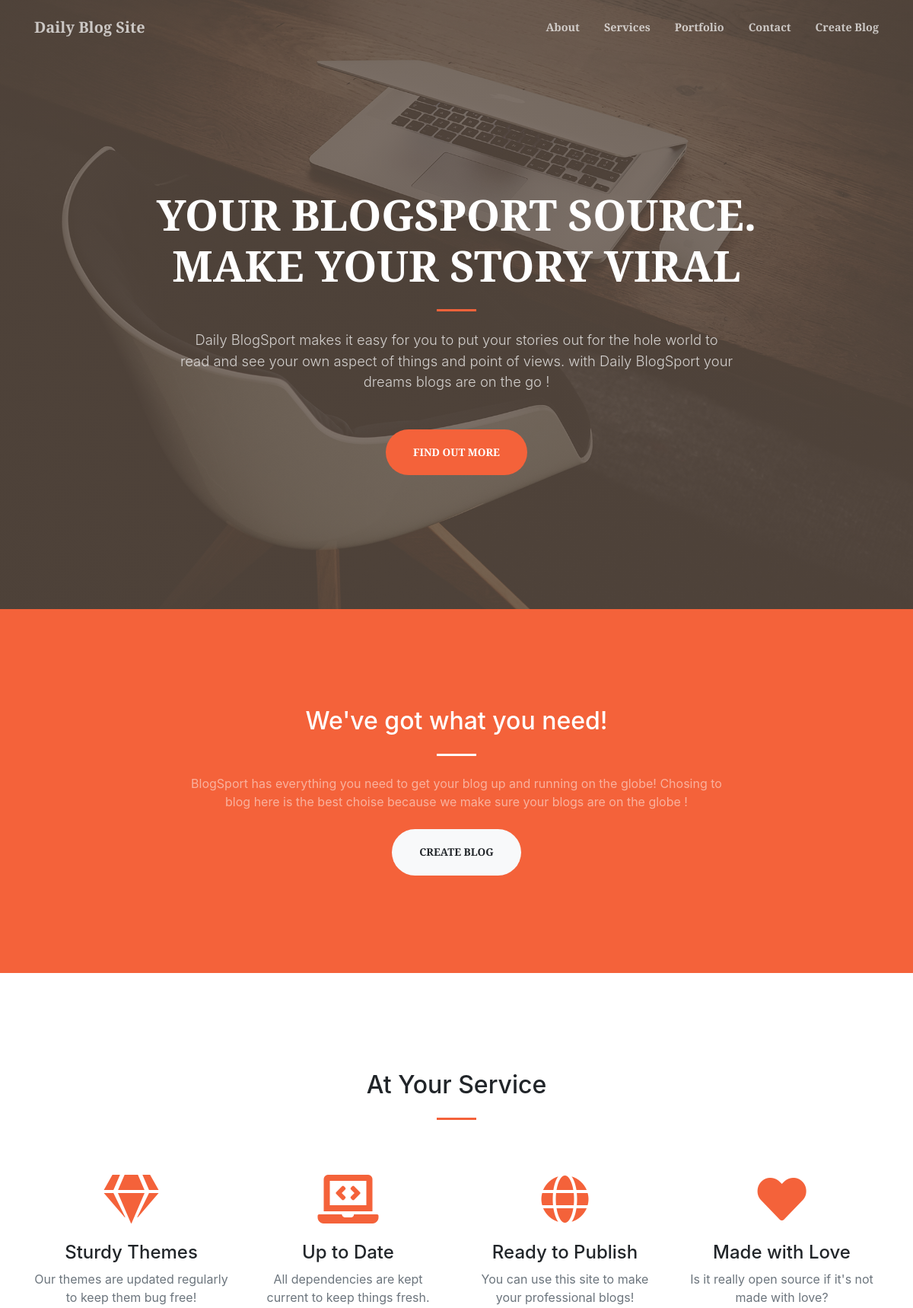
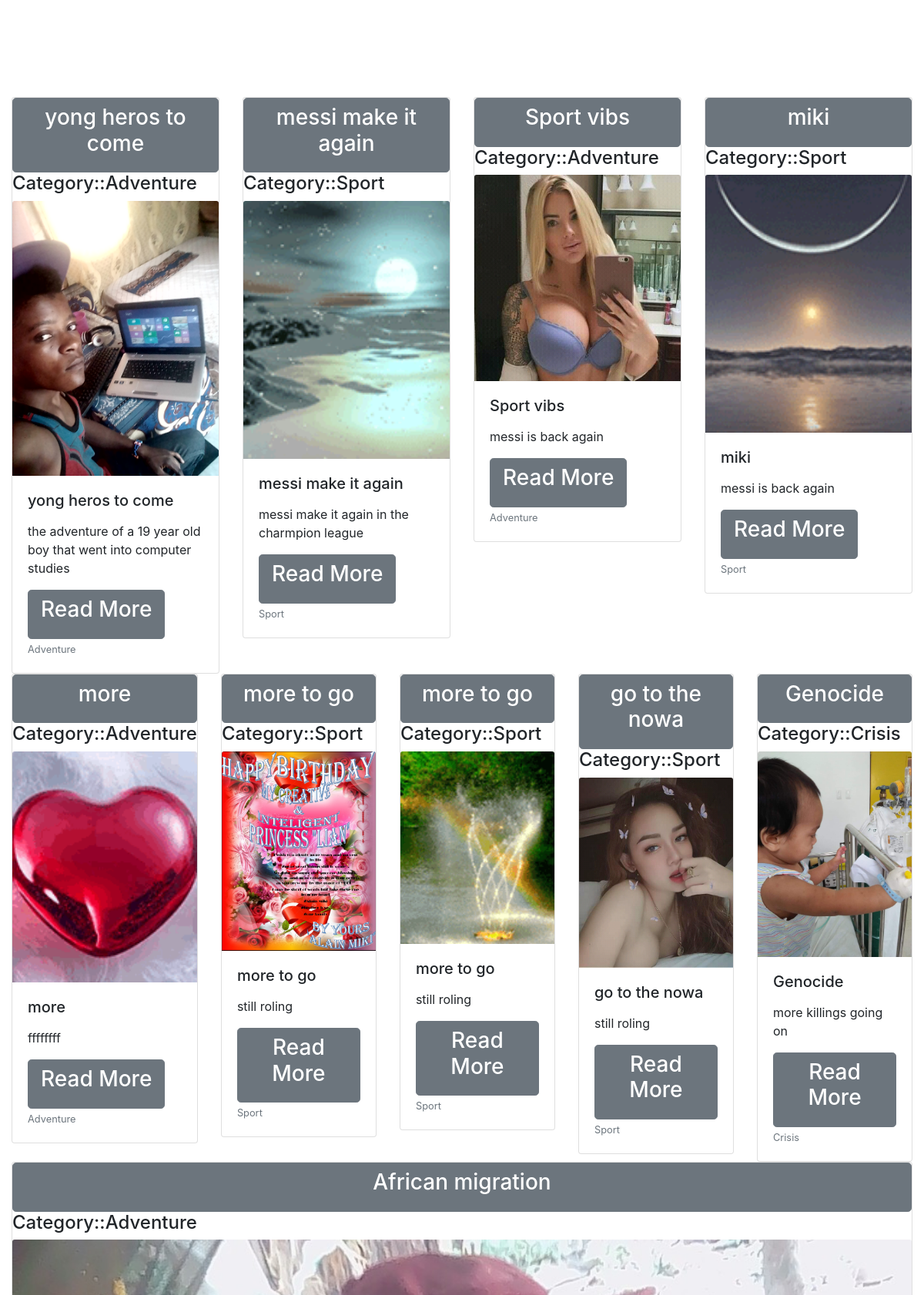
The page / (upper part) on the database its author committed (2 pictures, top to bottom).
### blog/models.py (models this page shows, shortened)
class Article(models.Model):
    reporter=models.CharField(max_length=100)
    category=models.CharField(max_length=100)
    title=models.CharField(max_length=45)
    headline=models.TextField()
    image=models.ImageField(upload_to='images')
    content=models.TextField()
    date_pub=models.DateTimeField(auto_now_add=True)

### blog/views.py (the view)
# urls.py: path('',views.home,name='home'),
def home(request):
    article=Article.objects.all()
    return render(request,'index.html',{'article':article})

### blog/templates/index.html (shortened to what this page needs)
 {% load static %}
<!DOCTYPE html>
<html lang="en">
<head>
  <link href="{% static 'vendor/fontawesome-free/css/all.min.css' %}" rel="stylesheet" type="text/css">
  <link href="{% static 'vendor/magnific-popup/magnific-popup.css' %}" rel="stylesheet">
  <link href="{% static 'css/creative.min.css' %}" rel="stylesheet">
</head>
<body id="page-top">
  <nav class="navbar navbar-expand-lg navbar-light fixed-top py-3" id="mainNav">
    <div class="container">
      <a class="navbar-brand js-scroll-trigger" href="#page-top">Daily Blog Site</a>
      <div class="collapse navbar-collapse" id="navbarResponsive">
        <ul class="navbar-nav ml-auto my-2 my-lg-0">
          <li class="nav-item">
            <a class="nav-link js-scroll-trigger" href="#about">About</a>
          </li>
          <li class="nav-item">
            <a class="nav-link js-scroll-trigger" href="#services">Services</a>
          </li>
          <li class="nav-item">
            <a class="nav-link js-scroll-trigger" href="{% url 'portfolio' %}">Portfolio</a>
          </li>
          <li class="nav-item">
            <a class="nav-link js-scroll-trigger" href="#contact">Contact</a>
          </li>
           <li class="nav-item">
            <a class="nav-link js-scroll-trigger" href="{% url 'createblog' %}">Create Blog</a>
          </li>
        </ul>
      </div>
    </div>
  </nav>
  <header class="masthead">
    <div class="container h-100">
      <div class="row h-100 align-items-center justify-content-center text-center">
        <div class="col-lg-10 align-self-end">
          <h1 class="text-uppercase text-white font-weight-bold">Your BlogSport Source. Make Your Story Viral</h1>
          <hr class="divider my-4">
        </div>
        <div class="col-lg-8 align-self-baseline">
          <p class="text-white-75 font-weight-light mb-5">Daily BlogSport makes it easy for you to put your stories out for the hole world to read and see your own aspect of things and point of views.
          with Daily BlogSport your dreams blogs are on the go !</p>
          <a class="btn btn-primary btn-xl js-scroll-trigger" href="#about">Find Out More</a>
        </div>
      </div>
    </div>
  </header>
  <section class="page-section bg-primary" id="about">
    <div class="container">
      <div class="row justify-content-center">
        <div class="col-lg-8 text-center">
          <h2 class="text-white mt-0">We've got what you need!</h2>
          <hr class="divider light my-4">
          <p class="text-white-50 mb-4">BlogSport has everything you need to get your blog up and running on the globe! Chosing to blog here is the best choise because we make sure your blogs are on the globe !</p>
          <a class="btn btn-light btn-xl js-scroll-trigger" href="{% url 'createblog'%}">Create Blog</a>
        </div>
      </div>
    </div>
  </section>
  <section class="page-section " id="services" >
    <div class="container">
      <h2 class="text-center mt-0">At Your Service</h2>
      <hr class="divider my-4">
      <div class="row">
        <div class="col-lg-3 col-md-6 text-center">
          <div class="mt-5">
            <i class="fas fa-4x fa-gem text-primary mb-4"></i>
            <h3 class="h4 mb-2">Sturdy Themes</h3>
            <p class="text-muted mb-0">Our themes are updated regularly to keep them bug free!</p>
          </div>
        </div>
        <div class="col-lg-3 col-md-6 text-center">
          <div class="mt-5">
            <i class="fas fa-4x fa-laptop-code text-primary mb-4"></i>
            <h3 class="h4 mb-2">Up to Date</h3>
            <p class="text-muted mb-0">All dependencies are kept current to keep things fresh.</p>
          </div>
        </div>
        <div class="col-lg-3 col-md-6 text-center">
          <div class="mt-5">
            <i class="fas fa-4x fa-globe text-primary mb-4"></i>
            <h3 class="h4 mb-2">Ready to Publish</h3>
            <p class="text-muted mb-0">You can use this site to make your professional blogs!</p>
          </div>
        </div>
        <div class="col-lg-3 col-md-6 text-center">
          <div class="mt-5">
            <i class="fas fa-4x fa-heart text-primary mb-4"></i>
            <h3 class="h4 mb-2">Made with Love</h3>
            <p class="text-muted mb-0">Is it really open source if it's not made with love?</p>
          </div>
        </div>
      </div>
    </div>
  </section>
<div class="container-fluid form-inline mb-3">
  <div class="row">
    {% for art in article %}
      <div class="col">
        <div class="card-group " >
          <div class="card card-columns ">
            <a href="{% url 'singles' art.id %}" class="btn btn-secondary btn-lg">
            <h3 class="card-title">{{art.title}}</h3> </a>
            <h4>Category::{{art.category}}</h4>
              <img src="{{art.image.url}}" class="card-img-top" alt="{{art.image.url}}">
              <div class="card-body">
                <h5 class="card-title">{{art.title}}</h5>
                <p class="card-text">{{art.headline}}</p>
                <a href="{% url 'singles' art.id %}" class="btn btn-secondary btn-lg">
                <h3 class="card-title">Read More</h3> </a>
                <p class="card-text"><small class="text-muted">{{art.category}}</small></p>
              </div>
          </div>
        </div>
      </div>
    {% endfor %}
</div>
</div>
</body>
</html>

### rows shown on the page
Article: title "yong heros to come", category "Adventure", image (picture), headline "the adventure of a 19 year old boy that went into computer studies"
Article: title "messi make it again", category "Sport", image (picture), headline "messi make it again in the charmpion league"
Article: title "Sport vibs", category "Adventure", image (picture), headline "messi is back again"
Article: title "miki", category "Sport", image (picture), headline "messi is back again"
Article: title "more", category "Adventure", image (picture), headline "ffffffff"
Article: title "more to go", category "Sport", image (picture), headline "still roling"
Article: title "more to go", category "Sport", image (picture), headline "still roling"
Article: title "go to the nowa", category "Sport", image (picture), headline "still roling"
Article: title "Genocide", category "Crisis", image (picture), headline "more killings going on"
Article: title "African migration", category "Adventure", image (picture)
